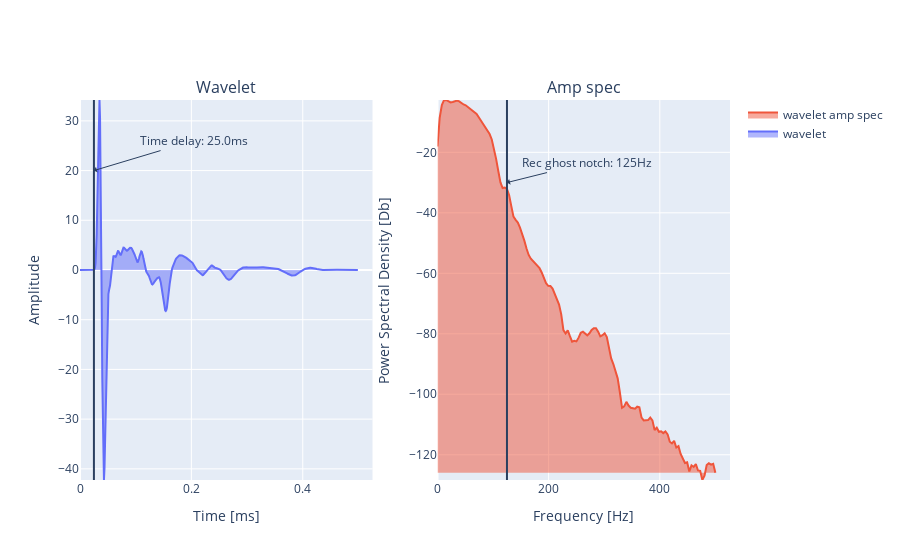

Source (notebook cell):
### Markdown cell above
Inspect Far Wavefield

### Code cell
wavelet = np.loadtxt(wavelet_file)
dt = 0.001
fs = 1./dt
t = np.arange(wavelet.shape[0]) * dt

# Get the first "non zero" time
t0 = np.argmax(np.abs(wavelet) > 0.03) * dt

xf, Pxx = welch(wavelet, fs, detrend=None, nfft=256, nperseg=128)

fig = make_subplots(rows=1, cols=2, subplot_titles=('Wavelet', 'Amp spec'))
fig.add_trace(go.Scatter(x=t, y=wavelet, name="wavelet", fill='tonextx'), row=1, col=1)
fig.add_trace(go.Scatter(x=xf, y=10*np.log10(Pxx), name="wavelet amp spec", fill='tozerox'), row=1, col=2)
fig.add_vline(x=t0, row=1, col=1)
fig.add_vline(x=125, row=1, col=2)
fig.add_annotation(x=t0, y=20, text=f"Time delay: {t0*1000}ms", xshift=0,
  showarrow=True, align='center', arrowhead=1, xanchor='auto', textangle=0, ax=100, ay=-30, row=1, col=1)
fig.add_annotation(x=125, y=-30, text=f"Rec ghost notch: 125Hz", xshift=0,
  showarrow=True, align='center', arrowhead=1, xanchor='auto', textangle=0, ax=80, ay=-20, row=1, col=2)
fig.update_xaxes(title="Time [ms]", row=1, col=1)
fig.update_yaxes(title="Amplitude", row=1, col=1)
fig.update_xaxes(title="Frequency [Hz]", row=1, col=2)
fig.update_yaxes(title="Power Spectral Density [Db]", row=1, col=2)
fig.show()

### Figure 1 — Plotly figure (JSON) as saved in the notebook; plotly's stock layout.template omitted (floating-point values rounded to 4 significant figures; data arrays with more than 128 entries replaced by an {"elided": "..."} marker saying what was removed)
{"data": [{"fill": "tonextx", "name": "wavelet", "type": "scatter", "x": {"elided": "500 float values"}, "xaxis": "x", "y": {"elided": "500 float values"}, "yaxis": "y"}, {"fill": "tozerox", "name": "wavelet amp spec", "type": "scatter", "x": {"elided": "129 float values"}, "xaxis": "x2", "y": {"elided": "129 float values"}, "yaxis": "y2"}], "layout": {"annotations": [{"font": {"size": 16}, "showarrow": false, "text": "Wavelet", "x": 0.225, "xanchor": "center", "xref": "paper", "y": 1, "yanchor": "bottom", "yref": "paper"}, {"font": {"size": 16}, "showarrow": false, "text": "Amp spec", "x": 0.775, "xanchor": "center", "xref": "paper", "y": 1, "yanchor": "bottom", "yref": "paper"}, {"align": "center", "arrowhead": 1, "ax": 100, "ay": -30, "showarrow": true, "text": "Time delay: 25.0ms", "textangle": 0, "x": 0.025, "xanchor": "auto", "xref": "x", "xshift": 0, "y": 20, "yref": "y"}, {"align": "center", "arrowhead": 1, "ax": 80, "ay": -20, "showarrow": true, "text": "Rec ghost notch: 125Hz", "textangle": 0, "x": 125, "xanchor": "auto", "xref": "x2", "xshift": 0, "y": -30, "yref": "y2"}], "shapes": [{"type": "line", "x0": 0.025, "x1": 0.025, "xref": "x", "y0": 0, "y1": 1, "yref": "y domain"}, {"type": "line", "x0": 125, "x1": 125, "xref": "x2", "y0": 0, "y1": 1, "yref": "y2 domain"}], "xaxis": {"anchor": "y", "domain": [0, 0.45], "title": {"text": "Time [ms]"}}, "xaxis2": {"anchor": "y2", "domain": [0.55, 1], "title": {"text": "Frequency [Hz]"}}, "yaxis": {"anchor": "x", "domain": [0, 1], "title": {"text": "Amplitude"}}, "yaxis2": {"anchor": "x2", "domain": [0, 1], "title": {"text": "Power Spectral Density [Db]"}}}}
